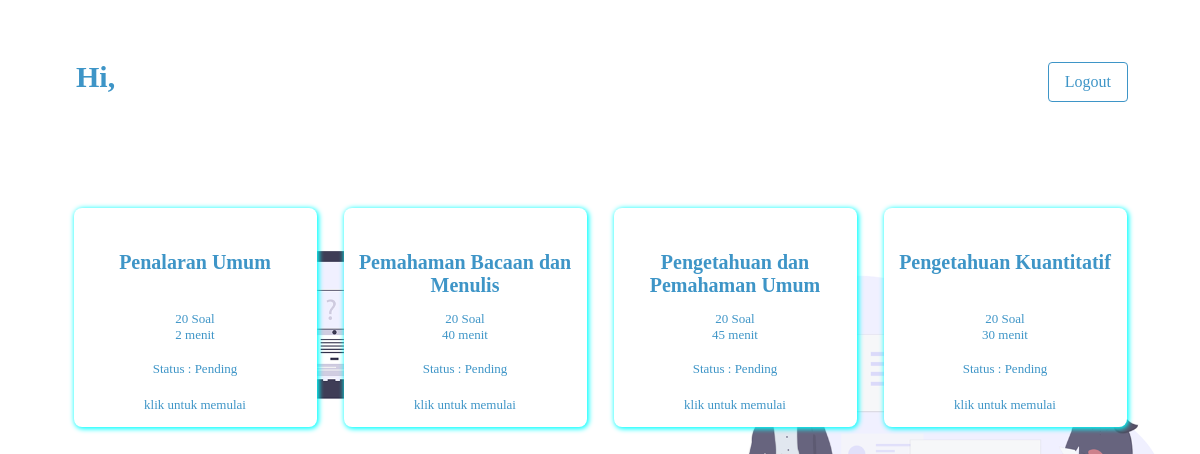
Page /home.php (signed in) on the committed database.
### tables this page shows
CREATE TABLE `ujian` (
  `id` int(11) NOT NULL,
  `id_ujian` varchar(255) NOT NULL,
  `nama_ujian` varchar(255) NOT NULL,
  `waktu_ujian` varchar(255) NOT NULL,
  `jumlah_soal` int(255) NOT NULL,
  `status_ujian` varchar(255) NOT NULL
);

### home.php (the view, shortened to what this page needs)
<?php
	include 'koneksi.php';
	if (isset($_SESSION['username'])) {
		$username = $_SESSION['username'];
		$nama = $_SESSION['nama'];
	}
	else {
		header('Location: login.php');
	}
?>
<!DOCTYPE html>
<html>
<head>
	<link rel="stylesheet" type="text/css" href="style.css">
</head>
<body>
	<div class="header">
		<a href="logout.php">Logout</a>
		<h3>Hi,<br><?php echo $nama ?></h3>
	</div>
	<div class="container-exam">
		<?php
			$sql = mysqli_query($koneksi, "SELECT * FROM ujian");
			while ($ujian = mysqli_fetch_array($sql)) { ?>
				<a href="ceksoal.php?ujian=<?php echo $ujian['id_ujian']?>&email=<?php echo $username ?>&waktu= <?php echo $ujian['waktu_ujian'] ?>" class="exam">
					<h1><?php echo $ujian['nama_ujian'] ?></h1>
					<p><?php echo $ujian['jumlah_soal'] ?> Soal</p>
					<p><?php echo $ujian['waktu_ujian'] ?> menit</p><br>
					<p>Status : <?php echo $ujian['status_ujian'] ?></p>
					<h2>klik untuk memulai</h2>
				</a>
			<?php } ?>
	</div>
</body>
</html>

### style.css (style rules this page uses)
* { box-sizing: border-box; padding: 0; margin: 0; }
body { background-color: #f7f7f7; }
.header { width: 90%; margin:auto; margin-top: 50px; margin-bottom: 50px; }
.header h3 { font-size: 30px; float: left; font-family: Product-Sans-Regular; color: #3e95c7; padding: 10px 16px; }
.header a { float: right; font-family: Product-Sans-Regular; color: #3e95c7; padding: 10px 16px; border-radius: 4px; border: 1px solid #3e95c7; background: white; margin: 12px; text-decoration: none; }
.container-exam { width: 90%; margin:auto; display: grid; padding-top: 80px; grid-template-columns: 25% 25% 25% 25%; }
.exam { cursor: pointer; margin: 5%; padding: 5%; border-radius: 8px; background: white; box-shadow: 1px 1px 5px 1px cyan; font-family: Product-Sans-Regular; text-align: center; }
.container-exam a { text-decoration: none; }
.exam h1 { font-size: 20px; font-weight: bold; color: #3e95c7; margin-bottom: 20px; height: 40px; }
.exam h2 { font-size: 13px; font-weight: lighter; color: #3e95c7; margin-top: 20px; }
.exam p { font-size: 13px; font-weight: lighter; color: #3e95c7; }
h1 { text-align: center; margin-top: 30px; font-family: Product-Sans-Regular; }

### home.php (style rules this page uses)
body { background: url(asset/background.png); background-size: cover; }

### rows in the picture
ujian: nama_ujian "Penalaran Umum", jumlah_soal "20", waktu_ujian "2", status_ujian "Pending"
ujian: nama_ujian "Pemahaman Bacaan dan Menulis", jumlah_soal "20", waktu_ujian "40", status_ujian "Pending"
ujian: nama_ujian "Pengetahuan dan Pemahaman Umum", jumlah_soal "20", waktu_ujian "45", status_ujian "Pending"
ujian: nama_ujian "Pengetahuan Kuantitatif", jumlah_soal "20", waktu_ujian "30", status_ujian "Pending"
